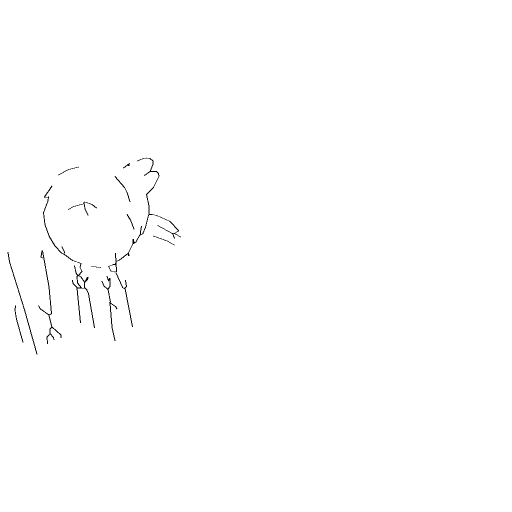
#> input picture sketch_variations/composition_all8_20260529_154459/C_face_with_neck_shift/30_companion_strokes.png, 1024 x 1024 px, found by its file name (shown at 1/2 size)
$ python make_overlay_grid_16.py
#> lines starting #> are read from the running program, lines starting #| are printed output that depends on the picture; after the words box and inside, x2 and y2 are one past the last pixel; in counts of white or black regions, pixels touching at a corner belong together
#!/usr/bin/env python3
"""16 組 (8 入力 × 2 モード) の比較画像を生成。

各組について:
  ① ストローク画像 (白背景 + 黒線、 30_*.png)
  ② インプット sketch + ストローク を重ね合わせ画像 (input = 青、 stroke = 黒)
を 横並び 1 枚 にした PNG を出力。

ファイル名: <sketch_id>_<mode>.png
出力先: sketch_variations/grid_16_<ts>/
"""
from __future__ import annotations

import os
import sys
import time
from pathlib import Path

import numpy as np
from PIL import Image

_ROOT = Path(__file__).resolve().parent.parent

# 16 組 = 8 入力 × 2 モード (shift / align)
# (sketch_id, input_path, stroke_path, mode)
COMBOS = [
    # キャラ系 4 種 (dual_mode_multi_20260528_181532)
    ("B_round_smiley",
     "logs/sketch_variations_20260528_084706/inputs/sketch_B_round_smiley.png",
     "sketch_variations/dual_mode_multi_20260528_181532/B_round_smiley/shift/30_companion_strokes.png",
     "shift"),
    ("B_round_smiley",
     "logs/sketch_variations_20260528_084706/inputs/sketch_B_round_smiley.png",
     "sketch_variations/dual_mode_multi_20260528_181532/B_round_smiley/align/30_vectorized_strokes.png",
     "align"),
    ("C_face_with_neck",
     "logs/sketch_variations_20260528_084706/inputs/sketch_C_face_with_neck.png",
     "sketch_variations/dual_mode_multi_20260528_181532/C_face_with_neck/shift/30_companion_strokes.png",
     "shift"),
    ("C_face_with_neck",
     "logs/sketch_variations_20260528_084706/inputs/sketch_C_face_with_neck.png",
     "sketch_variations/dual_mode_multi_20260528_181532/C_face_with_neck/align/30_vectorized_strokes.png",
     "align"),
    ("D_stick_figure",
     "logs/sketch_variations_20260528_084706/inputs/sketch_D_stick_figure.png",
     "sketch_variations/dual_mode_multi_20260528_181532/D_stick_figure/shift/30_companion_strokes.png",
     "shift"),
    ("D_stick_figure",
     "logs/sketch_variations_20260528_084706/inputs/sketch_D_stick_figure.png",
     "sketch_variations/dual_mode_multi_20260528_181532/D_stick_figure/align/30_vectorized_strokes.png",
     "align"),
    ("F_angry_face",
     "logs/sketch_variations_20260528_084706/inputs/sketch_F_angry_face.png",
     "sketch_variations/dual_mode_multi_20260528_181532/F_angry_face/shift/30_companion_strokes.png",
     "shift"),
    ("F_angry_face",
     "logs/sketch_variations_20260528_084706/inputs/sketch_F_angry_face.png",
     "sketch_variations/dual_mode_multi_20260528_181532/F_angry_face/align/30_vectorized_strokes.png",
     "align"),
    # object 系 4 種
    ("house",
     "logs/sketches_objects_20260528_183943/sketch_house.png",
     "sketch_variations/objects_shift_20260528_183956/house/30_companion_strokes.png",
     "shift"),
    ("house",
     "logs/sketches_objects_20260528_183943/sketch_house.png",
     "sketch_variations/objects_align_20260528_185144/house/30_vectorized_strokes.png",
     "align"),
    ("tree",
     "logs/sketches_objects_20260528_183943/sketch_tree.png",
     "sketch_variations/objects_shift_20260528_183956/tree/30_companion_strokes.png",
     "shift"),
    ("tree",
     "logs/sketches_objects_20260528_183943/sketch_tree.png",
     "sketch_variations/objects_align_20260528_185144/tree/30_vectorized_strokes.png",
     "align"),
    ("cat",
     "logs/sketches_objects_20260528_183943/sketch_cat.png",
     "sketch_variations/objects_shift_20260528_183956/cat/30_companion_strokes.png",
     "shift"),
    ("cat",
     "logs/sketches_objects_20260528_183943/sketch_cat.png",
     "sketch_variations/objects_align_20260528_185144/cat/30_vectorized_strokes.png",
     "align"),
    ("car",
     "logs/sketches_objects_20260528_183943/sketch_car.png",
     "sketch_variations/objects_shift_20260528_183956/car/30_companion_strokes.png",
     "shift"),
    ("car",
     "logs/sketches_objects_20260528_183943/sketch_car.png",
     "sketch_variations/objects_align_20260528_185144/car/30_vectorized_strokes.png",
     "align"),
]

SIZE = 512        # 各パネルの一辺
GAP = 10          # ストローク / overlay 間の隙間
LABEL_H = 30      # ラベル帯の高さ


def make_overlay(input_path: Path, stroke_path: Path) -> Image.Image:
    """input sketch を青、 stroke を黒で同一 SIZE 上に重ね合わせ。"""
    inp = Image.open(input_path).convert("L").resize((SIZE, SIZE))
    stroke = Image.open(stroke_path).convert("L").resize((SIZE, SIZE))
    inp_arr = np.array(inp)        # 0 = 黒線、 255 = 白背景
    stroke_arr = np.array(stroke)
    # 白背景 RGB
    out = np.full((SIZE, SIZE, 3), 255, dtype=np.uint8)
    # input の線 (gray < 128) を 青 (100, 150, 255) で
    inp_mask = inp_arr < 128
    out[inp_mask] = [100, 150, 255]
    # stroke の線 (gray < 128) を 黒で上書き (input の青より優先)
    stroke_mask = stroke_arr < 128
    out[stroke_mask] = [0, 0, 0]
    return Image.fromarray(out)


def make_pair(sketch_id: str, input_path: Path, stroke_path: Path,
              mode: str) -> Image.Image:
    """① stroke 単独 + ② overlay を 横並び + 上部にラベル帯。"""
    stroke = Image.open(stroke_path).convert("RGB").resize((SIZE, SIZE))
    overlay = make_overlay(input_path, stroke_path)
    # 上部ラベル帯 + 2 panel
    W = SIZE * 2 + GAP
    H = LABEL_H + SIZE
    canvas = Image.new("RGB", (W, H), (255, 255, 255))
    # ラベル
    from PIL import ImageDraw, ImageFont
    draw = ImageDraw.Draw(canvas)
    try:
        font = ImageFont.truetype(
            "/usr/share/fonts/truetype/dejavu/DejaVuSans-Bold.ttf", 14)
    except Exception:
        font = ImageFont.load_default()
    # ① ストロークのみ
    draw.text((10, 6), f"{sketch_id} / {mode}  -  (1) strokes only",
              fill=(0, 0, 0), font=font)
    # ② 重ね合わせ
    draw.text((SIZE + GAP + 10, 6),
              "(2) input (blue) + strokes (black)",
              fill=(0, 0, 0), font=font)
    # 画像 paste
    canvas.paste(stroke, (0, LABEL_H))
    canvas.paste(overlay, (SIZE + GAP, LABEL_H))
    return canvas


def main() -> int:
    ts = time.strftime("%Y%m%d_%H%M%S")
    outdir = _ROOT / f"sketch_variations/grid_16_{ts}"
    outdir.mkdir(parents=True, exist_ok=True)
    print(f"OUTDIR={outdir}")
    failed = []
    for sketch_id, ip, sp, mode in COMBOS:
        ip_p = _ROOT / ip
        sp_p = _ROOT / sp
        if not ip_p.exists():
            print(f"  SKIP {sketch_id} {mode}: input missing -> {ip_p}")
            failed.append((sketch_id, mode, "input missing"))
            continue
        if not sp_p.exists():
            print(f"  SKIP {sketch_id} {mode}: stroke missing -> {sp_p}")
            failed.append((sketch_id, mode, "stroke missing"))
            continue
        pair = make_pair(sketch_id, ip_p, sp_p, mode)
#> in make_pair, `stroke = Image.open(stroke_path).convert("RGB").resize((SIZE, SIZE))`:
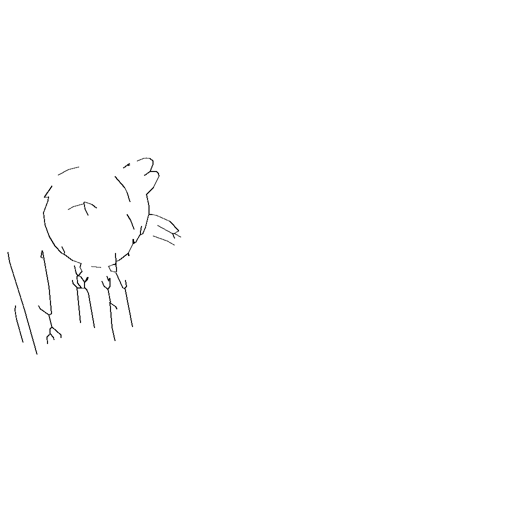
#> stroke: PIL image 512x512 RGB; min 0, max 255, mean 253.9
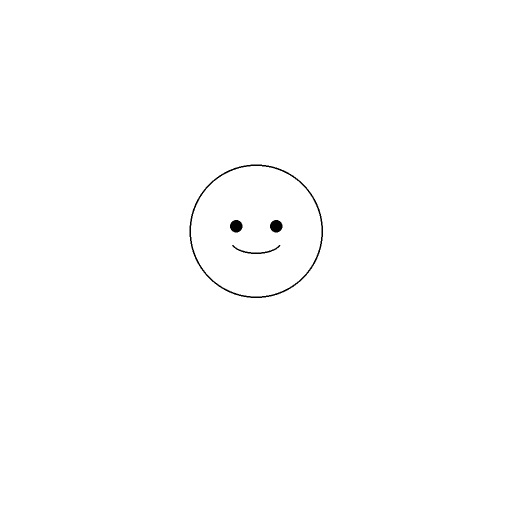
#> input picture sketch_variations/inputs/sketch_B_round_smiley.png, 1024 x 1024 px, found by its file name (shown at 1/2 size)
#> in make_overlay, `inp_mask = inp_arr < 128`:
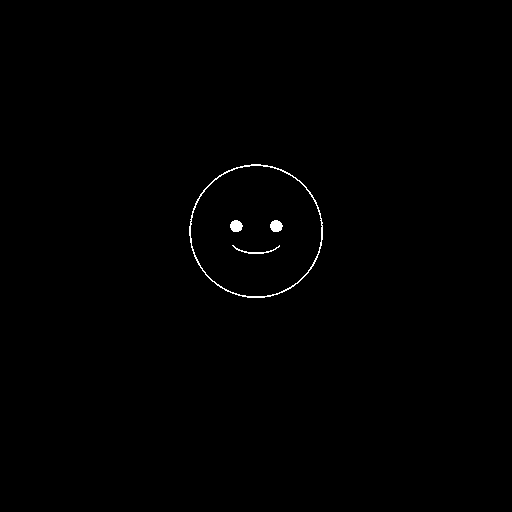
#> inp_mask: shape (512, 512) bool; 0.38% white in thin lines or dots, all inside (x1, y1, x2, y2) = (189, 164, 323, 298)
#> in make_overlay, `stroke_mask = stroke_arr < 128`:
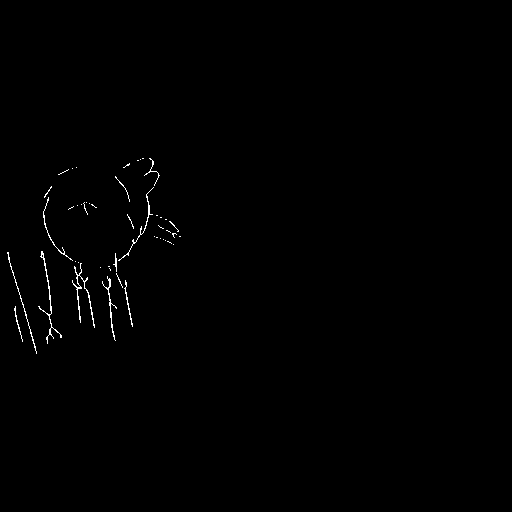
#> stroke_mask: shape (512, 512) bool; 0.47% white in thin lines or dots, all inside (x1, y1, x2, y2) = (7, 158, 181, 354)
#> in make_pair, `canvas = Image.new("RGB", (W, H), (255, 255, 255))`: canvas: PIL image 1034x542 RGB; every value is 255
#> in make_pair, `canvas.paste(stroke, (0, LABEL_H))`:
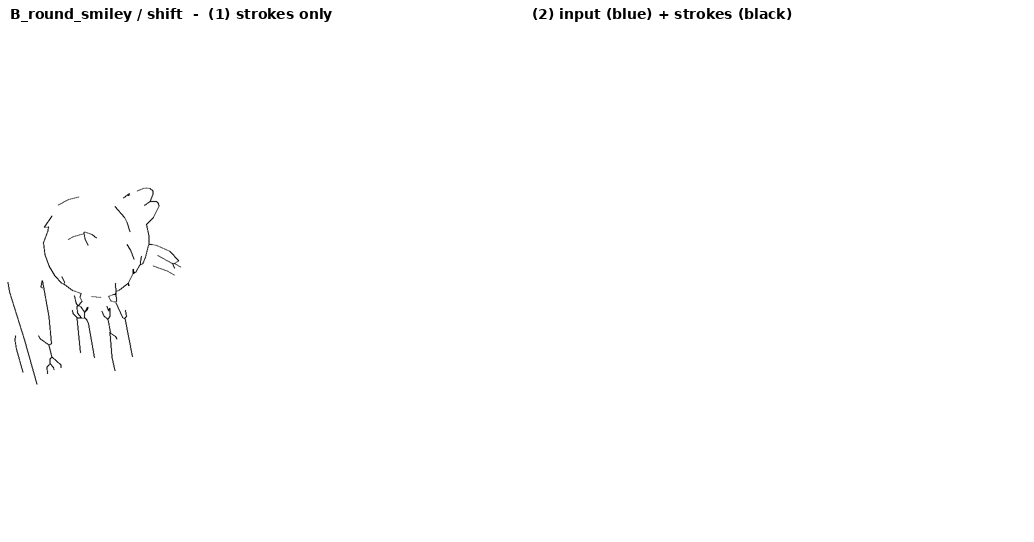
#> canvas: PIL image 1034x542 RGB; min 0, max 255, mean 253.5
        out_path = outdir / f"{sketch_id}_{mode}.png"
        pair.save(out_path)
        print(f"  saved {out_path.relative_to(_ROOT)}")
#> pass 2 of the loop in main, `for sketch_id, ip, sp, mode in COMBOS:`:
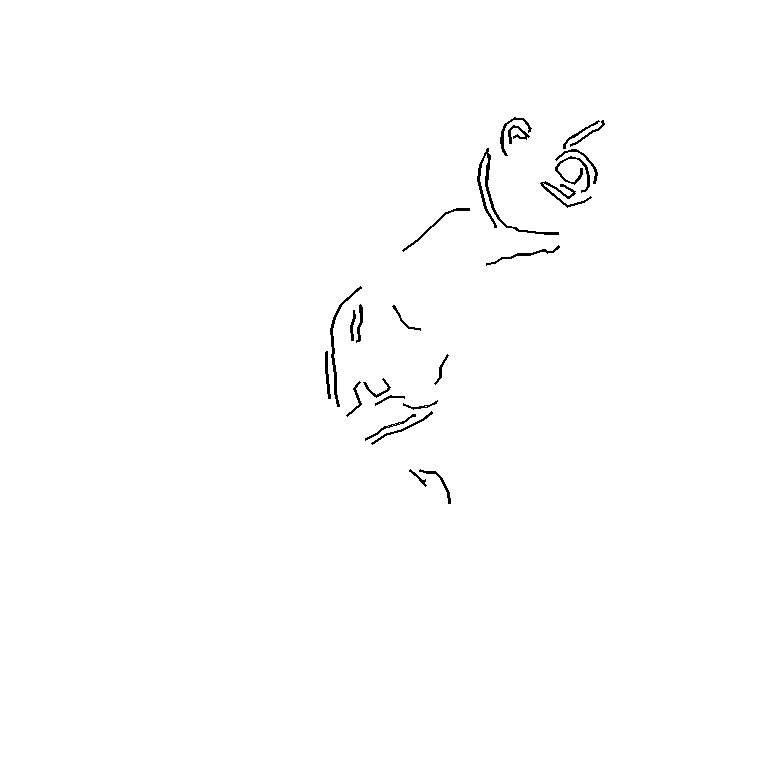
#> input picture sketch_variations/A_oval_2dots/30_vectorized_strokes.png, 768 x 768 px, found by its file name
#> in make_overlay (call 2), `stroke_mask = stroke_arr < 128`:
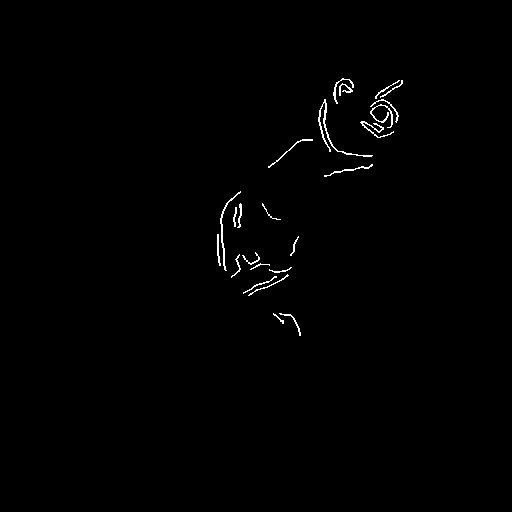
#> stroke_mask: shape (512, 512) bool; 0.67% white in thin lines or dots, all inside (x1, y1, x2, y2) = (217, 78, 403, 336)
#> in make_pair (call 2), `canvas.paste(stroke, (0, LABEL_H))`:
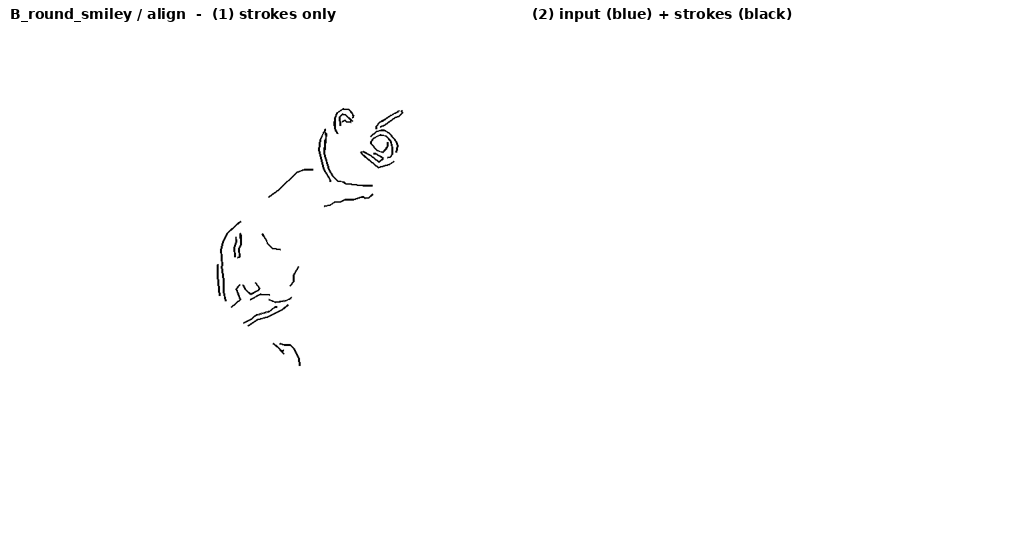
#> canvas: PIL image 1034x542 RGB; min 0, max 255, mean 253.2
    print(f"\n生成 {len(COMBOS) - len(failed)} 件 / 失敗 {len(failed)} 件")
    if failed:
        for s, m, r in failed:
            print(f"  - {s} / {m}: {r}")
    print(f"\nOUTDIR={outdir}")
    return 0 if not failed else 1


if __name__ == "__main__":
#> (the run stopped early here; a loop or call above may not have finished)
